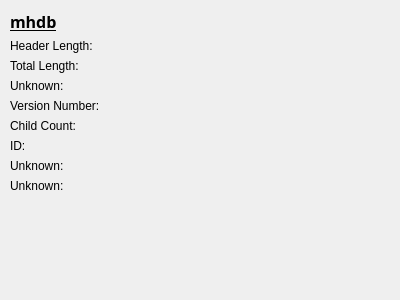
<ui version="4.0" >
 <class>mhdb</class>
 <widget class="QWidget" name="mhdb" >
  <property name="geometry" >
   <rect>
    <x>0</x>
    <y>0</y>
    <width>400</width>
    <height>300</height>
   </rect>
  </property>
  <property name="windowTitle" >
   <string>Form</string>
  </property>
  <widget class="QWidget" name="verticalLayout" >
   <property name="geometry" >
    <rect>
     <x>10</x>
     <y>10</y>
     <width>381</width>
     <height>281</height>
    </rect>
   </property>
   <layout class="QVBoxLayout" >
    <property name="margin" >
     <number>0</number>
    </property>
    <property name="spacing" >
     <number>6</number>
    </property>
    <item>
     <widget class="QLabel" name="headerID" >
      <property name="font" >
       <font>
        <family>Sans Serif</family>
        <pointsize>12</pointsize>
       </font>
      </property>
      <property name="text" >
       <string>&lt;b>&lt;u>mhdb&lt;/u>&lt;/b></string>
      </property>
     </widget>
    </item>
    <item>
     <layout class="QGridLayout" >
      <property name="margin" >
       <number>0</number>
      </property>
      <property name="spacing" >
       <number>6</number>
      </property>
      <item row="0" column="0" >
       <widget class="QLabel" name="label" >
        <property name="text" >
         <string>Header Length:</string>
        </property>
       </widget>
      </item>
      <item row="0" column="1" >
       <widget class="QLabel" name="headerSize" >
        <property name="sizePolicy" >
         <sizepolicy>
          <hsizetype>7</hsizetype>
          <vsizetype>5</vsizetype>
          <horstretch>0</horstretch>
          <verstretch>0</verstretch>
         </sizepolicy>
        </property>
       </widget>
      </item>
      <item row="1" column="0" >
       <widget class="QLabel" name="label_3" >
        <property name="text" >
         <string>Total Length:</string>
        </property>
       </widget>
      </item>
      <item row="2" column="0" >
       <widget class="QLabel" name="label_4" >
        <property name="text" >
         <string>Unknown:</string>
        </property>
       </widget>
      </item>
      <item row="6" column="0" >
       <widget class="QLabel" name="label_5" >
        <property name="text" >
         <string>Unknown:</string>
        </property>
       </widget>
      </item>
      <item row="7" column="0" >
       <widget class="QLabel" name="lbl_unk3" >
        <property name="text" >
         <string>Unknown:</string>
        </property>
       </widget>
      </item>
      <item row="3" column="0" >
       <widget class="QLabel" name="label_7" >
        <property name="text" >
         <string>Version Number:</string>
        </property>
       </widget>
      </item>
      <item row="5" column="0" >
       <widget class="QLabel" name="label_8" >
        <property name="text" >
         <string>ID:</string>
        </property>
       </widget>
      </item>
      <item row="4" column="0" >
       <widget class="QLabel" name="label_9" >
        <property name="text" >
         <string>Child Count:</string>
        </property>
       </widget>
      </item>
      <item row="1" column="1" >
       <widget class="QLabel" name="totalSize" />
      </item>
      <item row="2" column="1" >
       <widget class="QLabel" name="unk1" />
      </item>
      <item row="3" column="1" >
       <widget class="QLabel" name="versionNumber" />
      </item>
      <item row="4" column="1" >
       <widget class="QLabel" name="childCount" />
      </item>
      <item row="5" column="1" >
       <widget class="QLabel" name="id" />
      </item>
      <item row="6" column="1" >
       <widget class="QLabel" name="unk2" />
      </item>
      <item row="7" column="1" >
       <widget class="QLabel" name="unk3" />
      </item>
     </layout>
    </item>
    <item>
     <spacer>
      <property name="orientation" >
       <enum>Qt::Vertical</enum>
      </property>
      <property name="sizeHint" >
       <size>
        <width>20</width>
        <height>40</height>
       </size>
      </property>
     </spacer>
    </item>
   </layout>
  </widget>
 </widget>
 <resources/>
 <connections/>
</ui>
